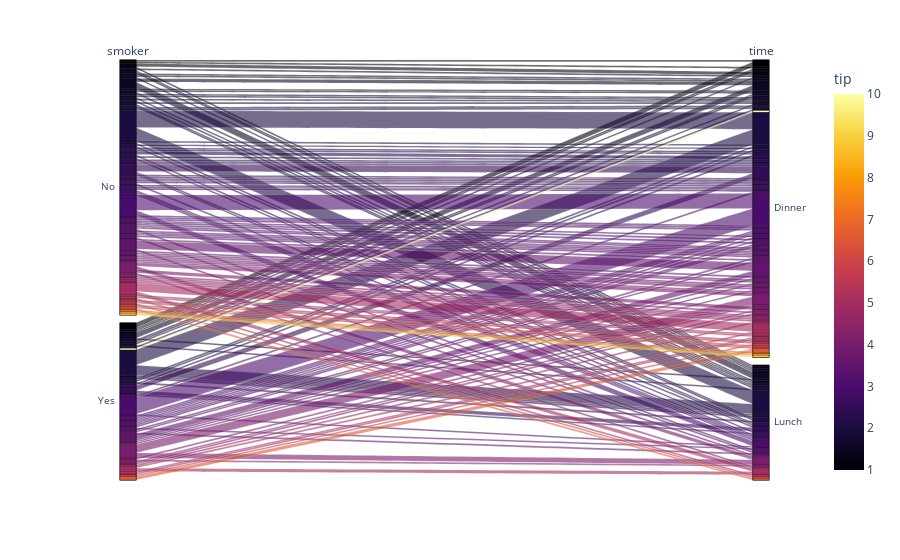

Notebook cell for this chart:
### Code cell
import plotly.express as px
df = px.data.tips()

# ex	smoker	day	time
ej = df[["smoker", "time", "tip"]]
fig = px.parallel_categories(ej, color="tip", color_continuous_scale=px.colors.sequential.Inferno)
fig.show()

### Figure 1 — Plotly figure (JSON) as saved in the notebook; plotly's stock layout.template omitted (floating-point values rounded to 4 significant figures; data arrays with more than 128 entries replaced by an {"elided": "..."} marker saying what was removed)
{"data": [{"dimensions": [{"label": "smoker", "values": {"elided": "244 str values"}}, {"label": "time", "values": {"elided": "244 str values"}}], "domain": {"x": [0, 1], "y": [0, 1]}, "line": {"color": {"elided": "244 float values"}, "coloraxis": "coloraxis"}, "name": "", "type": "parcats"}], "layout": {"coloraxis": {"colorbar": {"title": {"text": "tip"}}, "colorscale": [[0, "#000004"], [0.1111, "#1b0c41"], [0.2222, "#4a0c6b"], [0.3333, "#781c6d"], [0.4444, "#a52c60"], [0.5556, "#cf4446"], [0.6667, "#ed6925"], [0.7778, "#fb9b06"], [0.8889, "#f7d13d"], [1, "#fcffa4"]]}, "legend": {"tracegroupgap": 0}, "margin": {"t": 60}}}
